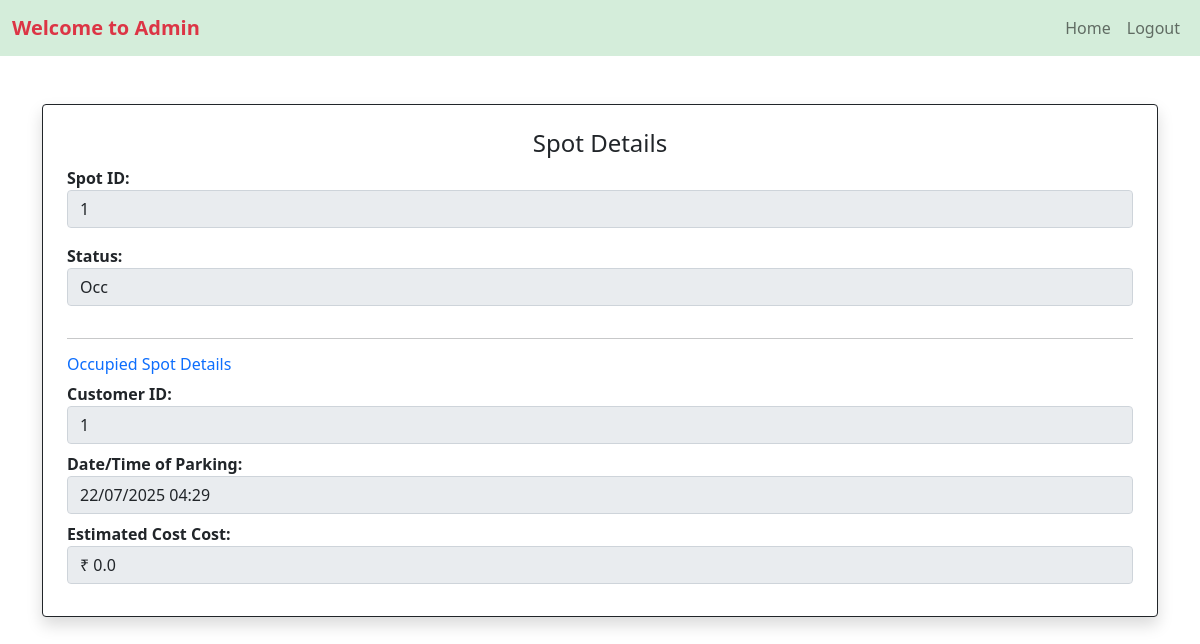
Screenshot of /admin/view_spot_details/1 (signed in) with the database file from the repository.
### backend/models.py (models this page shows)
class Parking_spot(db.Model):
    id = db.Column(db.Integer, primary_key=True)
    lot_id = db.Column(db.Integer, db.ForeignKey('parking_lot.id'), nullable=False)
    status = db.Column(db.String(20), nullable=False, default='Available')
    spot_name = db.Column(db.String(20))
    place = db.Column(db.String(20))
    city = db.Column(db.String(20))
    reservations = db.relationship('Reservation', backref='spot', lazy=True)

class Reservation(db.Model):
    id = db.Column(db.Integer, primary_key=True)
    spot_id = db.Column(db.Integer, db.ForeignKey('parking_spot.id'))
    user_id = db.Column(db.Integer, db.ForeignKey('user.id'), nullable=False)
    parking_timestamp = db.Column(db.DateTime, default=datetime.utcnow)
    leaving_timestamp = db.Column(db.DateTime)
    parking_cost = db.Column(db.Float)
    city = db.Column(db.String(100))
    place = db.Column(db.String(100))
    spot_name = db.Column(db.String(100))
    vehicle_number = db.Column(db.String(50))
    lot_id = db.Column(db.Integer, db.ForeignKey('parking_lot.id'))
    lot = db.relationship('Parking_lot', backref='reservations')

### backend/controller.py (the view)
@app.route('/admin/view_spot_details/<int:spot_id>', methods=['GET', 'POST'])
def view_spot_details(spot_id):
    if 'admin_id' not in session:
        flash("Only admin can access this page", "danger")
        return redirect('/admin_login')
    spot = Parking_spot.query.get(spot_id)
    if not spot:
        flash("Spot not found", "danger")
        return redirect('/admin/dashboard')
    reservation = Reservation.query.filter_by(spot_id=spot_id).order_by(Reservation.id.desc()).first()
    return render_template('view_spot_details.html', selected_spot=spot, reservation=reservation)

### templates/view_spot_details.html (shortened to what this page needs)
<!DOCTYPE html>
<html lang="en">
<head>
  <link href="https://cdn.jsdelivr.net/npm/bootstrap@5.0.2/dist/css/bootstrap.min.css" rel="stylesheet">
</head>
<body>
  <nav class="navbar navbar-expand-lg navbar-light" style="background-color: #d4edda;">
    <div class="container-fluid">
      <span class="text-danger fw-bold" style="font-size: 20px;">Welcome to Admin</span>
      <div class="navbar-nav d-flex">
        <a class="nav-link" href="/admin/dashboard">Home</a>
        <a class="nav-link" href="/logout">Logout</a>
      </div>
    </div>
  </nav>
  <div class="container mt-5">
    <div class="card p-4 border-dark shadow">
      <h4 class="text-center">Spot Details</h4>
      <div class="mb-3">
        <label><strong>Spot ID:</strong></label>
        <input type="text" class="form-control" value="{{ selected_spot.id }}" readonly>
      </div>
      <div class="mb-3">
        <label><strong>Status:</strong></label>
        <input type="text" class="form-control" value="{{ 'Avl' if selected_spot.status == 'Available' else 'Occ' }}" readonly>
      </div>
      {% if reservation %}
        <hr>
        <h6 class="text-primary">Occupied Spot Details</h6>
        <div class="mb-2">
          <label><strong>Customer ID:</strong></label>
          <input type="text" class="form-control" value="{{ reservation.user_id }}" readonly>
        </div>
        <div class="mb-2">
          <label><strong>Date/Time of Parking:</strong></label>
          <input type="text" class="form-control" value="{{ reservation.parking_timestamp.strftime('%d/%m/%Y %H:%M') }}" readonly>
        </div>
        <div class="mb-2">
          <label><strong>{{ 'Estimated Cost'  }} Cost:</strong></label>
          <input type="text" class="form-control" value="₹ {{ reservation.parking_cost }}" readonly>
        </div>
      {% endif %}
    </div>
  </div>
</body>
</html>

### rows the page displays
Parking_spot: id "1", status "Occ"
Reservation: user_id "1", parking_timestamp "22/07/2025 04:29", parking_cost "₹ 0.0"

### other values shown
{{ 'Estimated Cost' }} "Estimated Cost"
